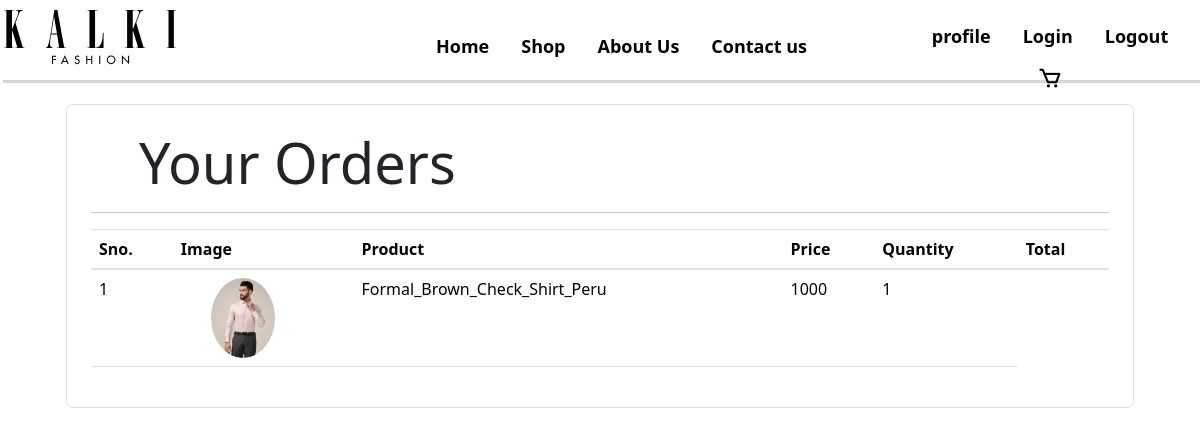
Screenshot of /myapp1/view_cart/ (signed in) with the database file from the repository.
### myapp1/models.py (models this page shows, shortened)
class CartItem(models.Model):
    product = models.ForeignKey(FormalModel, on_delete=models.CASCADE,null=True)
    quantity = models.PositiveIntegerField(default=1)
    user=models.ForeignKey(ProfileModel,on_delete=models.CASCADE)
    cart=models.ForeignKey(Cart,on_delete=models.CASCADE,null=True)
    price=models.FloatField(default=0)
    total_items=models.IntegerField(default=0)

class FormalModel(models.Model):
    image=models.ImageField(upload_to='formals/')
    title=models.CharField(max_length=100)
    prize=models.IntegerField()
    description=models.CharField(max_length=10000)

### myapp1/views.py (the view)
# urls.py: path('view_cart/',views.view_cart,name='view_cart'),
@login_required(login_url='myapp1/login')
def view_cart(request):
    cart_items = CartItem.objects.all()
    return render(request, 'myapp1/orders.html', {'orders': cart_items})

### template/myapp1/orders.html (shortened to what this page needs)
{% extends 'myapp1/base.html' %}
{% load static %}
{% block body %}
<div class="container">
   <div class="border rounded p-4 m-4">
        <p class="display-4 pl-4 ml-4">Your Orders</p>
        <hr>
        <table class="table">
            <thead>
                <tr>
                    <th>Sno.</th>
                    <th>Image</th>
                    <th>Product</th>
                    <th>Price</th>
                    <th>Quantity</th>
                    <th>Total</th>
                </tr>
            </thead>
            <tbody>
                {% for order in orders %}
                <tr>
                    <td>{{forloop.counter}}</td>
                    <td><img style="height: 80px;" class="rounded-circle" src="{{order.product.image.url}}" alt=""></td>
                    <td>{{order.product.title}}</td>
                    <td>{{order.product.prize}}</td>
                    <td>{{order.quantity}}</td>
                </tr>
                {% endfor %}
            </tbody>
        </table>
   </div>
</div>
{% endblock body %}

### static/myapp1/base1.css (style rules this page uses)
img { margin-left: 30px; }

### rows the page displays
CartItem: product.image (picture), product "Formal_Brown_Check_Shirt_Peru", product.prize "1000", quantity "1"
